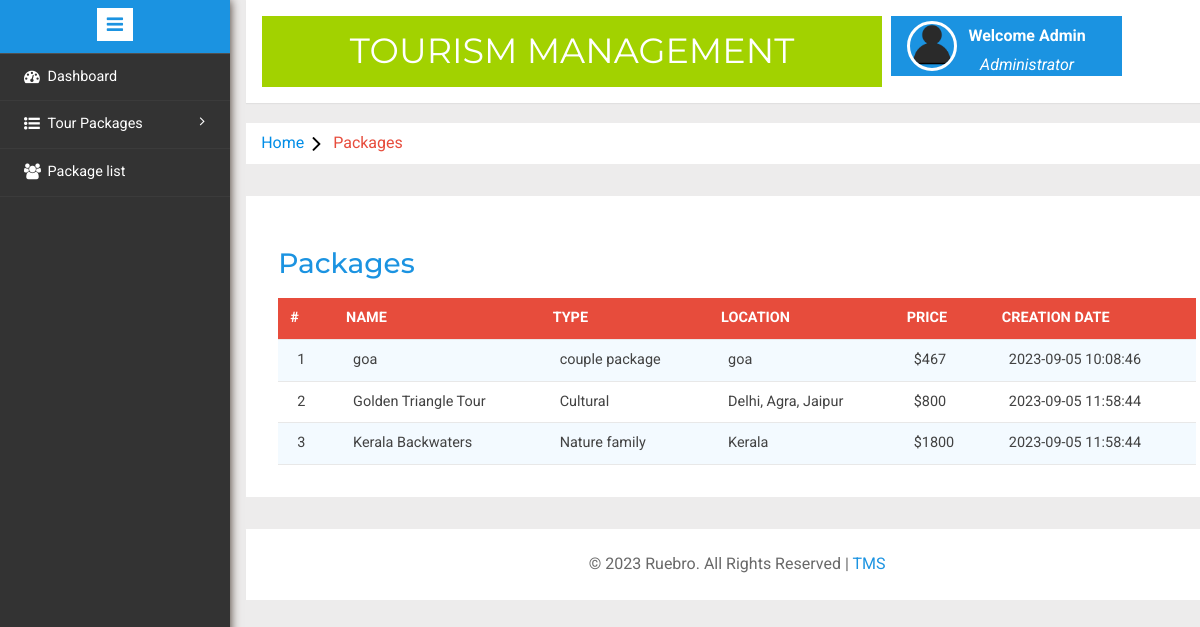
Screenshot of /adminnew/listpackages.php (signed in) with the database file from the repository.
### tables this page shows
CREATE TABLE `tbltourpackages` (
  `PackageId` int(11) NOT NULL,
  `PackageName` varchar(200) DEFAULT NULL,
  `PackageType` varchar(150) DEFAULT NULL,
  `PackageLocation` varchar(100) DEFAULT NULL,
  `PackagePrice` int(11) DEFAULT NULL,
  `PackageFetures` varchar(255) DEFAULT NULL,
  `PackageDetails` mediumtext DEFAULT NULL,
  `PackageImage` varchar(100) DEFAULT NULL,
  `Creationdate` timestamp NULL DEFAULT current_timestamp(),
  `UpdationDate` timestamp NULL DEFAULT NULL ON UPDATE current_timestamp()
);

### adminnew/listpackages.php (the view, shortened to what this page needs)
<?php
include('includes/config.php');
if(strlen($_SESSION['alogin'])==0)
	{
header('location:index.php');
}
else{
	?>
<!DOCTYPE HTML>
<html>
<head>
<link href="css/bootstrap.min.css" rel='stylesheet' type='text/css' />
<link href="css/style.css" rel='stylesheet' type='text/css' />
<link rel="stylesheet" href="css/morris.css" type="text/css"/>
<link href="css/font-awesome.css" rel="stylesheet">
<link rel="stylesheet" type="text/css" href="css/table-style.css" />
<link rel="stylesheet" type="text/css" href="css/basictable.css" />
<link rel="stylesheet" href="css/icon-font.min.css" type='text/css' />
</head>
<body>
   <div class="page-container">
<div class="left-content">
	   <div class="mother-grid-inner">
				<?php include('includes/header.php');?>
				</div>
<ol class="breadcrumb">
                <li class="breadcrumb-item"><a href="index.php">Home</a><i class="fa fa-angle-right"></i> Packages</li>
            </ol>
<div class="agile-grids">
				<div class="agile-tables">
					<div class="w3l-table-info">
					  <h2>Packages</h2>
					    <table id="table">
						<thead>
						  <tr>
						  <th>#</th>
							<th >Name</th>
							<th>Type</th>
							<th>Location</th>
							<th>Price</th>
							<th>Creation Date</th>
						  </tr>
						</thead>
						<tbody>
<?php $sql = "SELECT * from TblTourPackages";
$query = $dbh -> prepare($sql);
$query->execute();
$results=$query->fetchAll(PDO::FETCH_OBJ);
$cnt=1;
if($query->rowCount() > 0)
{
foreach($results as $result)
{				?>
						  <tr>
							<td><?php echo htmlentities($cnt);?></td>
							<td><?php echo htmlentities($result->PackageName);?></td>
							<td><?php echo htmlentities($result->PackageType);?></td>
							<td><?php echo htmlentities($result->PackageLocation);?></td>
							<td>$<?php echo htmlentities($result->PackagePrice);?></td>
							<td><?php echo htmlentities($result->Creationdate);?></td>
						  </tr>
						 <?php $cnt=$cnt+1;} }?>
						</tbody>
					  </table>
					</div>
			</div>
<?php include('includes/footer.php');?>
</div>
</div>
						<?php include('includes/sidebarmenu.php');?>
							</div>
</body>
</html>
<?php } ?>

### adminnew/includes/header.php (shortened to what this page needs)
<div class="header-main">
					<div class="logo-w3-agile">
								<h1><a href="dashboard.php">Tourism Management </a></h1>
							</div>
						<div class="profile_details w3l">
								<ul>
									<li class="dropdown profile_details_drop">
											<div class="profile_img">
												<span class="prfil-img"><img src="images/User-icon.png" alt=""> </span>
												<div class="user-name">
													<p>Welcome Admin</p>
													<span>Administrator</span>
												</div>
									</li>
								</ul>
							</div>
				</div>

### adminnew/includes/footer.php
<div class="copyrights">
	 <p>© 2023 Ruebro. All Rights Reserved |  <a href="#">TMS</a> </p>
</div>

### adminnew/includes/sidebarmenu.php (shortened to what this page needs)
<div class="sidebar-menu">
					<header class="logo1">
						<a href="#" class="sidebar-icon"> <span class="fa fa-bars"></span> </a>
					</header>
                           <div class="menu">
									<ul id="menu" >
										<li><a href="index.php"><i class="fa fa-tachometer"></i> <span>Dashboard</span><div class="clearfix"></div></a></li>
									 <li id="menu-academico" ><a href="#"><i class="fa fa-list-ul" aria-hidden="true"></i><span> Tour Packages</span> <span class="fa fa-angle-right" style="float: right"></span><div class="clearfix"></div></a>
										</li>
									<li id="menu-academico" ><a href="listpackages.php"><i class="fa fa-users" aria-hidden="true"></i><span>Package list</span><div class="clearfix"></div></a></li>
								  </ul>
								</div>
							  </div>

### adminnew/css/table-style.css (style rules this page uses)
table { background: white; border-collapse: collapse; margin: 1.25em 0 0; width: 100%; }
table tr, table th, table td { border: none; border-bottom: 1px solid #e8e8e8; font-size: .95em; }
table th, table td { padding: 10px 12px; text-align: left; }
table th { background: #e74c3c; color: #fff; text-transform: uppercase; }
table tr td { background: #f3faff; color: #424242; }
table tr:nth-of-type(2n+2) td { background: #ffffff; }
table { width: 100%; }

### rows the page displays
tbltourpackages: PackageName "goa", PackageType "couple package", PackageLocation "goa", PackagePrice "467", Creationdate "2023-09-05 10:08:46"
tbltourpackages: PackageName "Golden Triangle Tour", PackageType "Cultural", PackageLocation "Delhi, Agra, Jaipur", PackagePrice "800", Creationdate "2023-09-05 11:58:44"
tbltourpackages: PackageName "Kerala Backwaters", PackageType "Nature family", PackageLocation "Kerala", PackagePrice "1800", Creationdate "2023-09-05 11:58:44"
